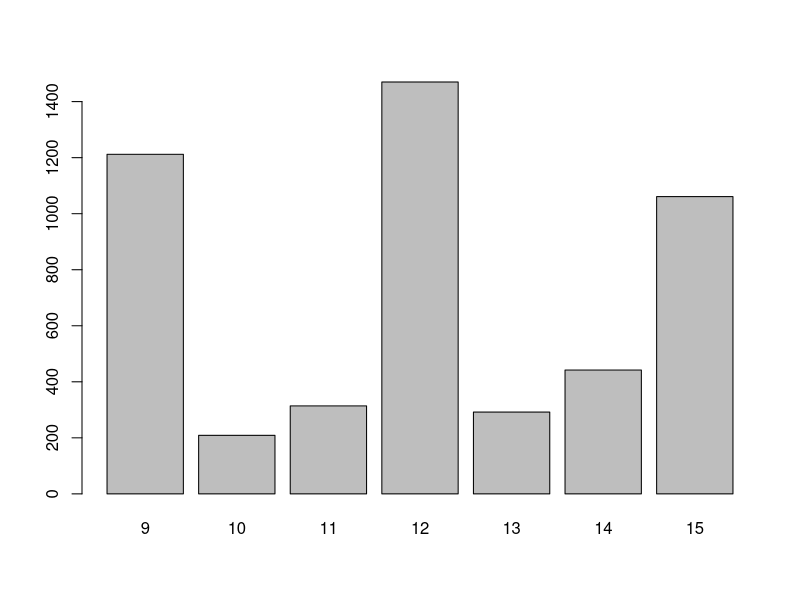
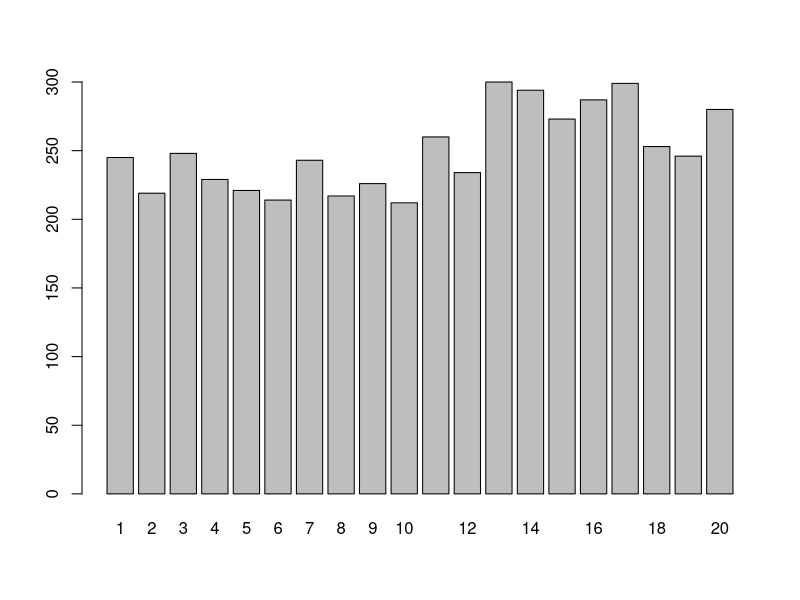
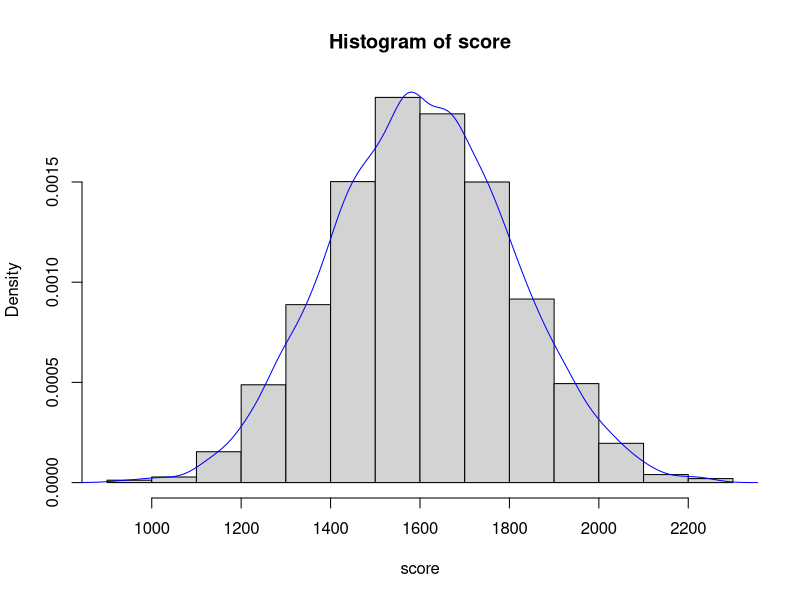
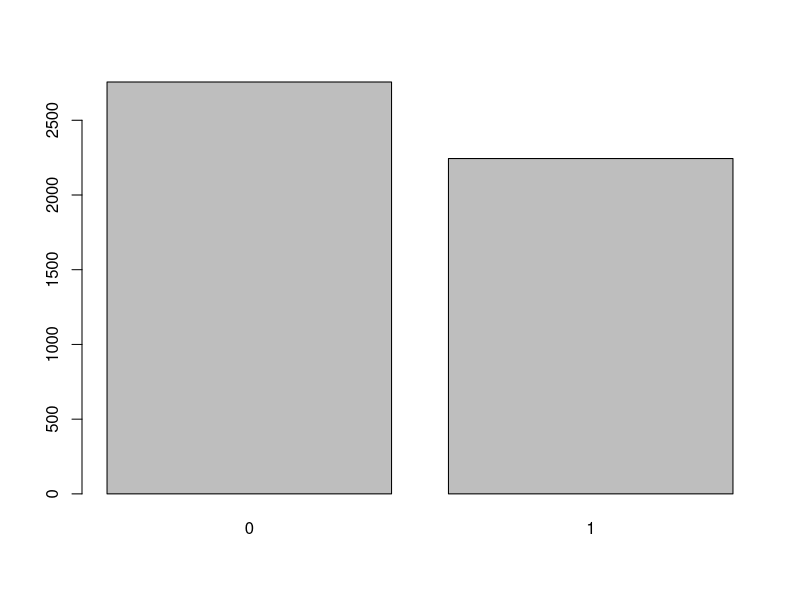
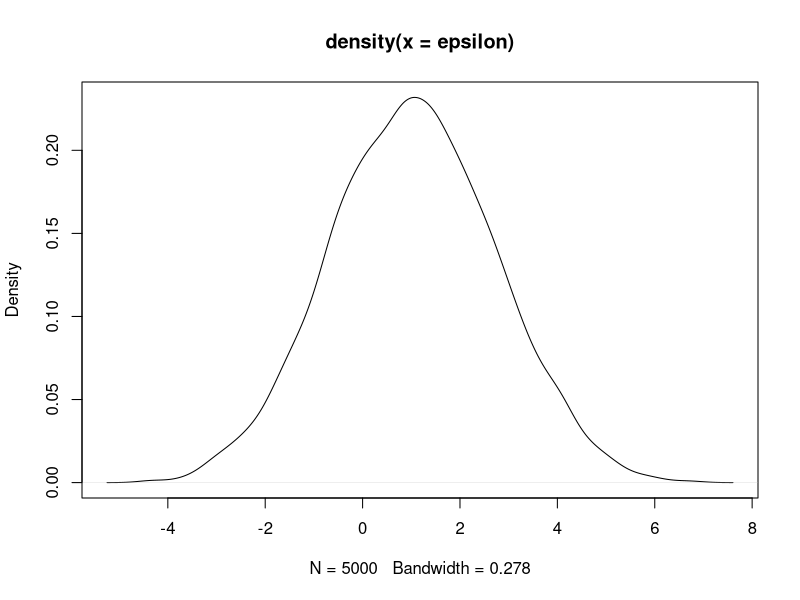

These charts were generated, in order, by the following R code:
# OLS
# dependent variable - hours studied in a week
# independent variable - credits, work(hours per week), score(SAT), upper(binary var)=1 if more than 2 yr of uni, =0 otherwise
# simulating data
## 1. credits - discrete random variable -> find distribution: pmf for credits
### if 9 credits: 0.2
###   10 credits: 0.03
###   11 credits: 0.05
###   12 credits: 0.23
###   13 credits: 0.05
###   14 credits: 0.07
###   15 credits: 0.17

# assume we have 5000 students

#Sample size 
n<-5000
#Probability
prob <- c(0.2, 0.03, 0.05, 0.23, 0.05, 0.07, 0.17)
# sample of credits
credits <- sample(9:15, n, replace=TRUE, prob=prob)
#barplot
table(credits)
barplot(table(credits))

# work 1-10 hours: 0.45, 11-20 hours: 0.55, equally likely within their subset
# probabilities
probwork <- c(rep(0.045,10),rep(0.055,10))
probwork
# work
work <- sample(1:20, n, replace = TRUE, prob = probwork)
# barplot
barplot(table(work))

# score(SAT score) -> continuous: normal random variable, N(1600,200)
## normal N(1600,200)
score <- rnorm(n, mean = 1600, sd = 200)
## normality check
### plot
hist(score, prob=TRUE)
lines(density(score),col="blue")

# upper: create binomial
upper <- rbinom(n,1,0.45)
# plot
barplot(table(upper))

# Disturbance term
epsilon <- rnorm(n,mean = 1, sd = 1.7)
# plot
plot(density(epsilon))

# simulating the dependent variable
## intercept
beta_0 <- 1.2

# credits
beta_1 <- 0.03

# work
beta_2 <- -0.02

# scores(SAT)
beta_3 <- 0.015

# upper
beta_4 <- 0.5

# Beta
beta <- c(beta_0, beta_1, beta_2, beta_3, beta_4)

## create matrix X
X <- cbind(rep(1,n), credits, work, score, upper)
View(X)

## generate dependent
y <- X%*%beta+epsilon

# performing OLS, to get beta hat
betahat <- solve(t(X)%*%X)%*%t(X)%*%y
betahat
beta

##### easy way: OLS --> lm
regression <- lm(y~credits+work+score+upper)
coefficients(regression)
summary(regression)
regression$coefficients


